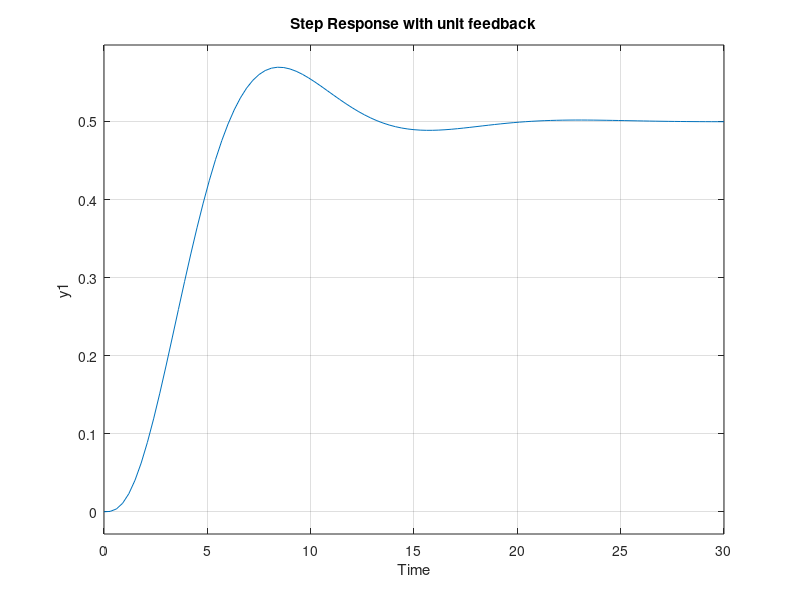

This chart was generated by the following MATLAB code: (Note: this script raises an error after producing the figure.)
%SYS201 part2.2 
%CHR method

clear all; 
close all;
clc

Ks = 1;
T1 = 2;
T2 = 2;
T3 = 2;

%transfer function
tmp1 = tf(1, [T1 1]);
tmp2 = tf(1, [T2 1]);
tmp3 = tf(1, [T3 1]);
sys1 = Ks*tmp1*tmp2*tmp3;

M = feedback(sys1, 1);

figure('Name','Transfer function & feedback')
subplot(2,1,1);
step(sys1);
title('Step Response.');
xlabel('Time');
hold on; 
subplot(2,1,2);
step(M);
title('Step Response with unit feedback');
xlabel('Time');

%parameters
K = 1;
Te = 1.7;     %tu
Tb = 6.7;   %tg


%% ********* 0% overshoot ***********
fprintf('\t\t0 percent overshoot\n');
        %p controller
%///Parameters
Kp1 = (0.3*Tb)/(K*Te);
%\\\
PID_controller = pidstd(Kp1);
tf(PID_controller)
%****optimized controller
Options = pidtuneOptions('PhaseMargin',75);
tuned_ctrl = pidtune(sys1, PID_controller, Options);
opt_pid_step = feedback(sys1*tuned_ctrl,1);
%*****
%plots
figure('name', '0% overshoot')
fprintf('\nSystem TF');
subplot(3,1,1),
m1 = feedback(PID_controller*sys1,1)
step(m1);
hold on; step(opt_pid_step); hold on;
step(sys1);
title(['P controler (Kp = ' num2str(Kp1) ').']);
legend('P_step','Tuned_P_step','Sys1');


        %pi controller
%///Parameters
Kp2 = (0.35*Tb)/(K*Te);
Ti1 = 1.2*Tb;
%\\\
PID_controller = pidstd(Kp2, Ti1);
tf(PID_controller)
%****optimized controller
Options = pidtuneOptions('PhaseMargin',75);
tuned_ctrl = pidtune(sys1, PID_controller, Options);
opt_pid_step = feedback(sys1*tuned_ctrl,1);
%*****
%plots
subplot(3,1,2),
m2 = feedback(PID_controller*sys1,1)
step(m2); hold on; step(opt_pid_step); hold on; step(sys1);
title(['PI controler (Kp = ' num2str(Kp2) ', Ki = ' num2str(Ti1) ').']);
legend('PI_step','Tuned_PI_step','Sys1');

        %pid controller
%///Parameters
Kp3 = (0.6*Tb)/(K*Te);
Ti2 = Tb;
Td = 0.5*Te;
%\\\
PID_controller = pidstd(Kp3, Ti2, Td);
tf(PID_controller)
%****optimized controller
Options = pidtuneOptions('PhaseMargin',75);
tuned_ctrl = pidtune(sys1, PID_controller, Options);
opt_pid_step = feedback(sys1*tuned_ctrl,1);
%*****
%plots
subplot(3,1,3),
m3 = feedback(PID_controller*sys1,1)
step(m3); hold on; step(opt_pid_step); hold on; step(sys1);
title(['PID controler (Kp = ' num2str(Kp3) ', Ki = ' num2str(Ti2) ', Kd = ' num2str(Td) ').']);
legend('PID_step','Tuned_PID_step','Sys1');



%% ********* 20% overshoot ***********
fprintf('\n\t\t20 percent overshoot\n');
        %p controller
%///Parameters
Kp1 = (0.7*Tb)/(K*Te);
%\\\
PID_controller = pidstd(Kp1);
tf(PID_controller)
%****optimized controller
Options = pidtuneOptions('PhaseMargin',75);
tuned_ctrl = pidtune(sys1, PID_controller, Options);
opt_pid_step = feedback(sys1*tuned_ctrl,1);
%*****
%plots
figure('name', '20% Overshoot')
subplot(3,1,1),
m1 = feedback(PID_controller*sys1,1)
step(m1); 
hold on;
step(opt_pid_step); 
hold on;
step(sys1);
title(['P controler (Kp = ' num2str(Kp1) ').']);
legend('P_step','Tuned_P_step','Sys1');

        %pi controller
%///Parameters
Kp2 = (0.6*Tb)/(K*Te);
Ti1 = Tb;
%\\\
PID_controller = pidstd(Kp2, Ti1);
tf(PID_controller)
%****optimized controller
Options = pidtuneOptions('PhaseMargin',75);
tuned_ctrl = pidtune(sys1, PID_controller, Options);
opt_pid_step = feedback(sys1*tuned_ctrl,1);
%*****
%plots
subplot(3,1,2),
m2 = feedback(PID_controller*sys1,1)
step(m2); hold on; step(opt_pid_step); hold on; step(sys1);
title(['PI controler (Kp = ' num2str(Kp2) ', Ki = ' num2str(Ti1) ').']);
legend('PI_step','Tuned_PI_step','Sys1');

        %pid controller
%///Parameters
Kp3 = (1.2*Tb)/(K*Te);
Ti2 = 1.4*Tb;
Td = 0.47*Te;
%\\\
PID_controller = pidstd(Kp3, Ti2, Td);
tf(PID_controller)
%****optimized controller
Options = pidtuneOptions('PhaseMargin',75);
tuned_ctrl = pidtune(sys1, PID_controller, Options);
opt_pid_step = feedback(sys1*tuned_ctrl,1);
%*****
%plots
subplot(3,1,3),
m3 = feedback(PID_controller*sys1,1)
step(m3); hold on; step(opt_pid_step); hold on; step(sys1);
title(['PID controler (Kp = ' num2str(Kp3) ', Ki = ' num2str(Ti2) ', Kd = ' num2str(Td) ').']);
legend('PID_step','Tuned_PID_step','Sys1');
